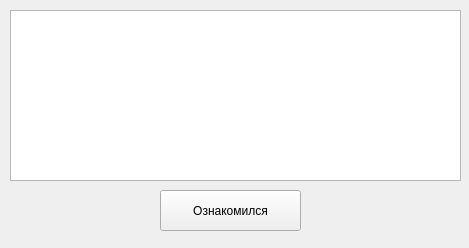
<?xml version="1.0" encoding="UTF-8"?>
<ui version="4.0">
 <class>eventForm</class>
 <widget class="QWidget" name="eventForm">
  <property name="geometry">
   <rect>
    <x>0</x>
    <y>0</y>
    <width>469</width>
    <height>248</height>
   </rect>
  </property>
  <property name="sizePolicy">
   <sizepolicy hsizetype="Fixed" vsizetype="Fixed">
    <horstretch>0</horstretch>
    <verstretch>0</verstretch>
   </sizepolicy>
  </property>
  <property name="windowTitle">
   <string>Form</string>
  </property>
  <widget class="QPushButton" name="pushButton">
   <property name="geometry">
    <rect>
     <x>160</x>
     <y>190</y>
     <width>141</width>
     <height>41</height>
    </rect>
   </property>
   <property name="text">
    <string>Ознакомился</string>
   </property>
  </widget>
  <widget class="QTextBrowser" name="textBrowser">
   <property name="geometry">
    <rect>
     <x>10</x>
     <y>10</y>
     <width>451</width>
     <height>171</height>
    </rect>
   </property>
  </widget>
 </widget>
 <resources/>
 <connections/>
</ui>
